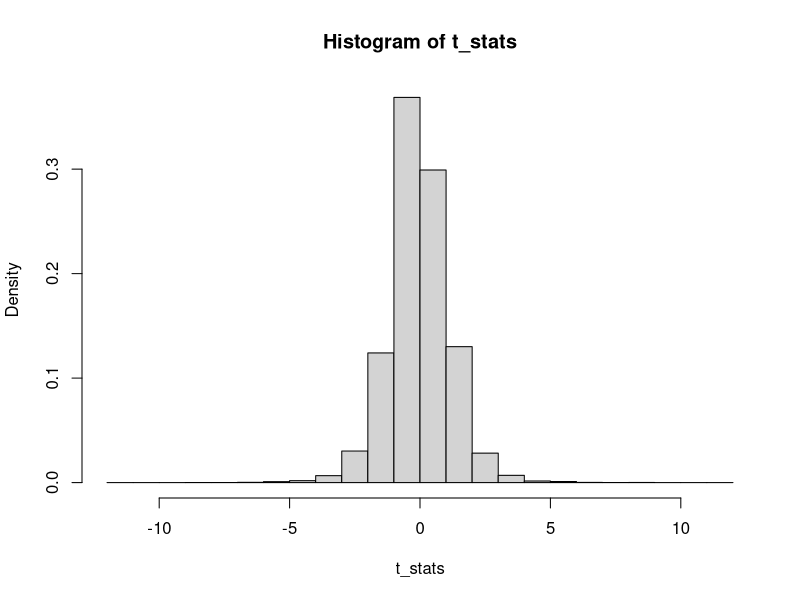
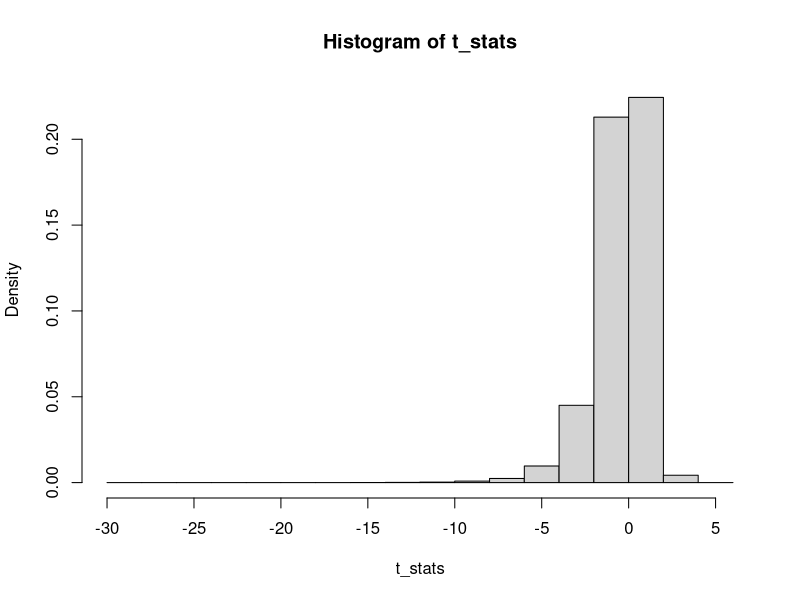

Source code (R) for these figures, in order:
D <- c(1,2,3,4,5,6)
nsim <- 10^5
n <- 10
mu <- 3.5 # NULL hypothesis

xsamples <- matrix(sample(D, n*nsim, TRUE), ncol=nsim)
xmeans <- colMeans(xsamples)
xsds <- sqrt((colSums(xsamples^2)-n*xmeans^2)/(n-1))
t_stats <- sqrt(n)*(xmeans-mu)/xsds 

c1 <- quantile(t_stats, 0.025)
c2 <- quantile(t_stats, 0.975)
hist(t_stats, freq=FALSE) 

mean(abs(t_stats)>=c2)
mean(abs(t_stats) >= qt(0.975, n-1)) #ttest



mu <- 1 # NULL hypothesis: avg waiting time = 1 minute
nsamples <- 10^5
xsamples <- matrix(rexp(n*nsamples), ncol=nsamples)
xmeans <- colMeans(xsamples)
xsds <- sqrt((colSums(xsamples^2) - n*xmeans^2)/(n-1))
t_stats <- sqrt(n)*(xmeans - mu)/xsds


c1 <- quantile(t_stats, 0.025)
c2 <- quantile(t_stats, 0.975)

hist(t_stats, freq=FALSE)

mean(t_stats<c1 | t_stats>c2)
mean(abs(t_stats) >= qt(.975, n-1))


#Assume x is the entire population!! (bottle corks)
x = c(
  .59, 1.23, 1.0, .84, .88, 1.71,
  1.81, 1.84, 2.03, 1.39, 1.3, 1.31,
  1.96, 1.33, 2.57, 1.19, 1.01, 2.06,
  1.32, 1.55, 1.28, 0.93, 1.63, 1.24,
  1.83, 1.81, 0.94, 1.46, 1.25, 1.56,
  .61, .83, 1.17, 2.24, 1.68, 1.51
)

mu <- 1.5 # NULL hypothesis
n <- length(x)
t_orig <- sqrt(n)*(mean(x)-mu)/sd(x)

pop_mean <- mean(x)
nsamples <- 10^6
xsamples <- matrix(sample(x, n*nsamples, replace=TRUE),
                   ncol=nsamples)
xmeans <- colMeans(xsamples)
xsds <- sqrt((colSums(xsamples^2) - n*xmeans^2)/(n-1))
t_stats <- sqrt(n)*(xmeans - pop_mean)/xsds

c1 <- quantile(t_stats, .025); c2 <- quantile(t_stats, .975)
# hist(t_stats, freq=FALSE)

pvalue <- 2*min(mean(t_stats <= t_orig), mean(t_stats>=t_orig))

pvt <- 2*min(pt(t_orig, n-1), 1-pt(t_orig, n-1))
